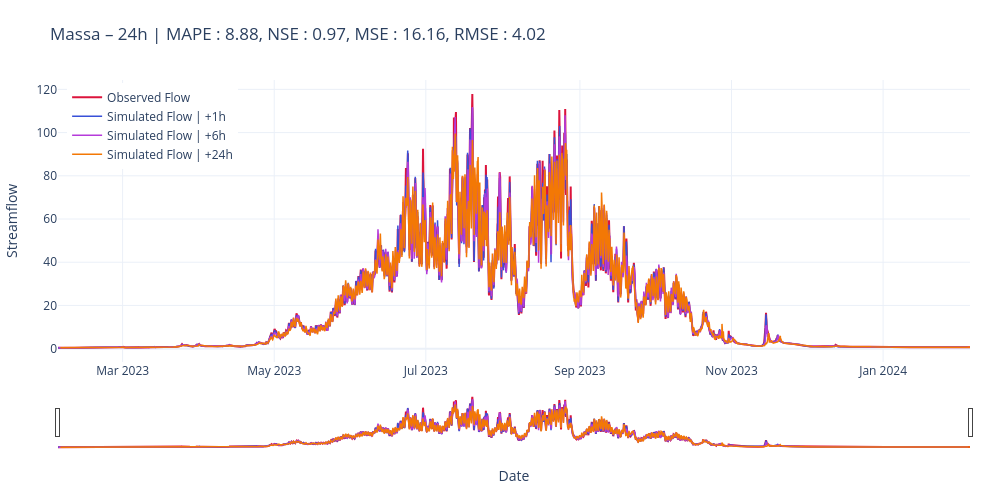
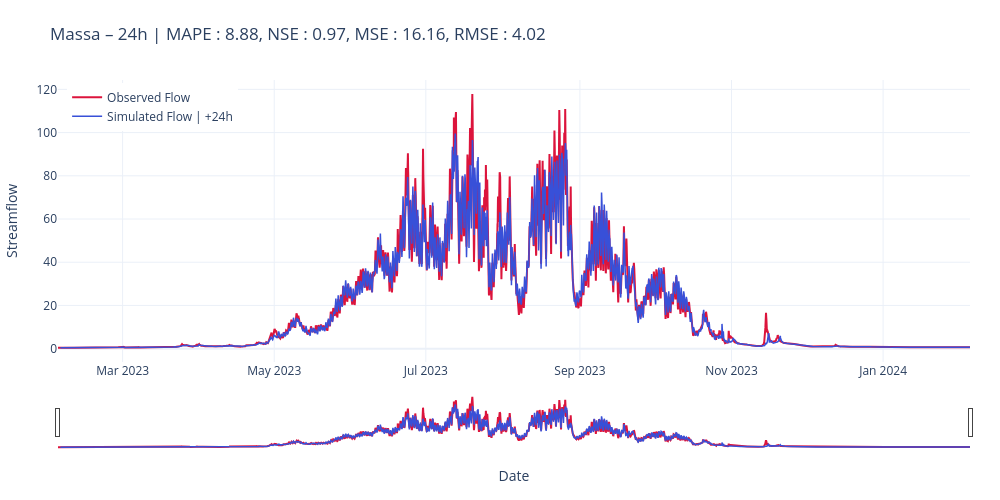

Notebook cell for these charts, in order:
### Code cell
from custom.functions.Plot import plot_forecast_24h, plot_forecast_horizon_24h,plot_forecast_horizon_series

scores_str = str.join(', ', [f"{key} : {scores[key]:.2f}" for key in scores])
title24 = f"Massa – {cfg.predict_last_n}h | " + scores_str
plot_forecast_24h(measured=y_true, predicted=y_pred, title=title24, mode="list", horizons=[1, 6, cfg.predict_last_n])
plot_forecast_24h(measured=y_true, predicted=y_pred, title=title24, mode="list", horizons=[cfg.predict_last_n])

### Figure 1 — Plotly figure (JSON) as saved in the notebook; plotly's stock layout.template omitted (floating-point values rounded to 4 significant figures; data arrays with more than 128 entries replaced by an {"elided": "..."} marker saying what was removed)
{"data": [{"line": {"color": "crimson", "width": 2}, "mode": "lines", "name": "Observed Flow", "type": "scatter", "x": {"elided": "8808 str values"}, "y": {"elided": "8808 float values"}}, {"line": {"color": "#3850D8", "width": 1.5}, "mode": "lines", "name": "Simulated Flow | +1h", "type": "scatter", "x": {"elided": "8785 str values"}, "y": {"elided": "8785 float values"}}, {"line": {"color": "#b53bda", "width": 1.5}, "mode": "lines", "name": "Simulated Flow | +6h", "type": "scatter", "x": {"elided": "8785 str values"}, "y": {"elided": "8785 float values"}}, {"line": {"color": "#f37805", "width": 1.5}, "mode": "lines", "name": "Simulated Flow | +24h", "type": "scatter", "x": {"elided": "8785 str values"}, "y": {"elided": "8785 float values"}}], "layout": {"dragmode": "zoom", "height": 500, "hovermode": "x unified", "legend": {"x": 0.01, "xanchor": "left", "y": 0.99, "yanchor": "top"}, "margin": {"b": 50, "l": 50, "r": 30, "t": 80}, "title": {"text": "Massa – 24h | MAPE : 8.88, NSE : 0.97, MSE : 16.16, RMSE : 4.02"}, "width": 1000, "xaxis": {"rangeslider": {"visible": true}, "title": {"text": "Date"}}, "yaxis": {"title": {"text": "Streamflow"}}}}

### Figure 2 — Plotly figure (JSON) as saved in the notebook; plotly's stock layout.template omitted (floating-point values rounded to 4 significant figures; data arrays with more than 128 entries replaced by an {"elided": "..."} marker saying what was removed)
{"data": [{"line": {"color": "crimson", "width": 2}, "mode": "lines", "name": "Observed Flow", "type": "scatter", "x": {"elided": "8808 str values"}, "y": {"elided": "8808 float values"}}, {"line": {"color": "#3850D8", "width": 1.5}, "mode": "lines", "name": "Simulated Flow | +24h", "type": "scatter", "x": {"elided": "8785 str values"}, "y": {"elided": "8785 float values"}}], "layout": {"dragmode": "zoom", "height": 500, "hovermode": "x unified", "legend": {"x": 0.01, "xanchor": "left", "y": 0.99, "yanchor": "top"}, "margin": {"b": 50, "l": 50, "r": 30, "t": 80}, "title": {"text": "Massa – 24h | MAPE : 8.88, NSE : 0.97, MSE : 16.16, RMSE : 4.02"}, "width": 1000, "xaxis": {"rangeslider": {"visible": true}, "title": {"text": "Date"}}, "yaxis": {"title": {"text": "Streamflow"}}}}
